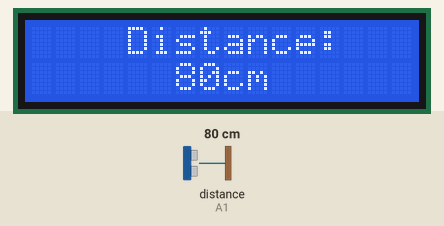
Recording of a sketch running on a simulated Arduino Uno, built with avr-gcc and run on an emulated ATmega328P. Shown: 16×2 character LCD. Wiring (inferred from the names in the program): ultrasonic range finder: trigger A0; echo A1. The test bench sets the inputs (shaded band); at power-on: distance to the obstacle (sensor on A1) 80 cm. The echo pulse lasts 58.3 µs per cm; what the sketch prints to the serial monitor is not drawn.

Above: at 1.2 s.
1.3 s: distance to the obstacle (sensor on A1) set to 2 cm
At 1.5 s:
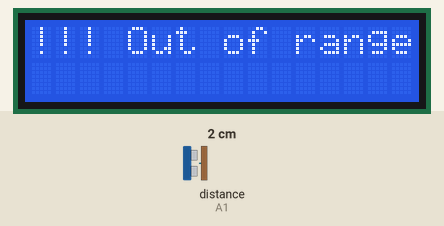
3.1 s: distance to the obstacle (sensor on A1) set to 4 cm
At 3.31 s:
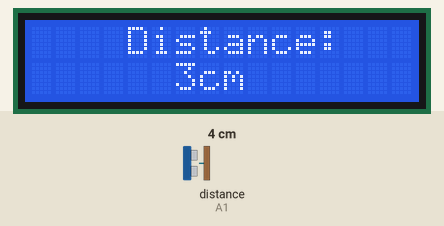
4.6 s: distance to the obstacle (sensor on A1) set to 9 cm
At 4.85 s:
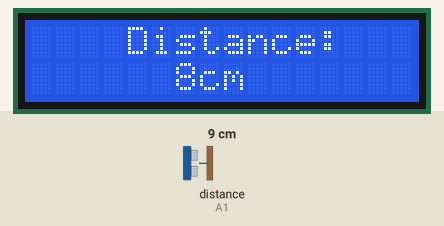
6.2 s: distance to the obstacle (sensor on A1) set to 120 cm
At 6.41 s:
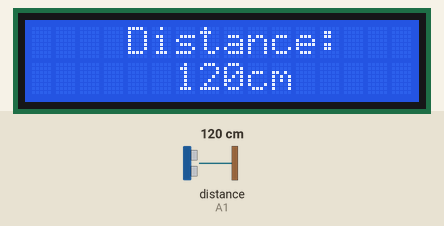
Timing chart, 0 to 8.7 s (numbered marks = the images above; inputs shaded):
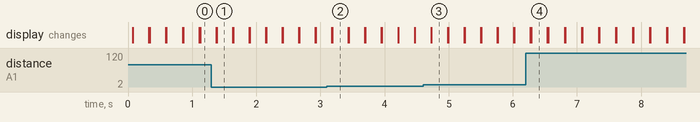

Measured:
- after the input at 1.3 s, the display: first differs from a run without the input after 0.08 s (image 1)
- after the input at 3.1 s, the display: first differs from a run without the input after 0.08 s (image 2)
- after the input at 4.6 s, the display: first differs from a run without the input after 0.13 s (image 3)
- after the input at 6.2 s, the display: first differs from a run without the input after 0.09 s (image 4)

The sketch:

ultrasonic.ino
```cpp
//============================亚博科技===========================
//  智能小车超声波测距实验
//===============================================================
#include <LiquidCrystal.h> //申明1602液晶的函数库
//申明1602液晶的引脚所连接的Arduino数字端口，8线或4线数据模式，任选其一
//LiquidCrystal lcd(12,11,10,9,8,7,6,5,4,3,2);   //8数据口模式连线声明
LiquidCrystal lcd(13,12,6,5,4,3); //4数据口模式连线声明

int Echo = A1;  // Echo回声脚(P2.0)
int Trig =A0;  //  Trig 触发脚(P2.1)

int Distance = 0;

void setup()
{
  Serial.begin(9600);     // 初始化串口
  //初始化电机驱动IO为输出方式
  //初始化超声波引脚
  pinMode(Echo, INPUT);    // 定义超声波输入脚
  pinMode(Trig, OUTPUT);   // 定义超声波输出脚
  lcd.begin(16,2);      //初始化1602液晶工作                       模式
  //定义1602液晶显示范围为2行16列字符
}


void Distance_test()   // 量出前方距离
{
  digitalWrite(Trig, LOW);   // 给触发脚低电平2μs
  delayMicroseconds(2);
  digitalWrite(Trig, HIGH);  // 给触发脚高电平10μs，这里至少是10μs
  delayMicroseconds(10);
  digitalWrite(Trig, LOW);    // 持续给触发脚低电
  float Fdistance = pulseIn(Echo, HIGH);  // 读取高电平时间(单位：微秒)
  Fdistance= Fdistance/58;       //为什么除以58等于厘米，  Y米=（X秒*344）/2
  // X秒=（ 2*Y米）/344 ==》X秒=0.0058*Y米 ==》厘米=微秒/58
  Serial.print("Distance:");      //输出距离（单位：厘米）
  Serial.println(Fdistance);         //显示距离
  Distance = Fdistance;
}

void loop()
{
  Distance_test();
  if((2<Distance)&(Distance<400))//超声波测距范围2cm到400cm
  {
    lcd.home();        //把光标移回左上角，即从头开始输出
    lcd.print("    Distance: ");       //显示
    lcd.setCursor(6,2);   //把光标定位在第2行，第6列
    lcd.print(Distance);       //显示距离
    lcd.print("cm");        //显示
  }
  else
  {
    lcd.home();        //把光标移回左上角，即从头开始输出
    lcd.print("!!! Out of range");       //显示超出距离
  }
  delay(250);
  lcd.clear();
}
```
